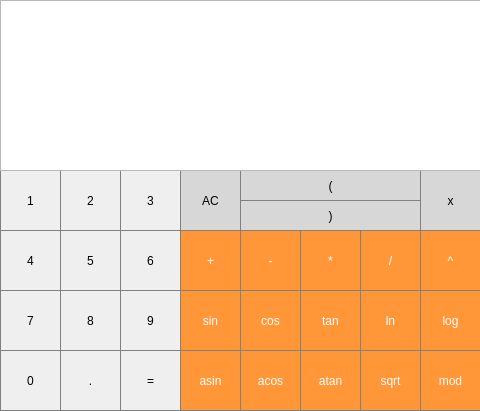
<?xml version="1.0" encoding="UTF-8"?>
<ui version="4.0">
 <class>MainWindow</class>
 <widget class="QMainWindow" name="MainWindow">
  <property name="geometry">
   <rect>
    <x>0</x>
    <y>0</y>
    <width>480</width>
    <height>411</height>
   </rect>
  </property>
  <property name="windowTitle">
   <string>MainWindow</string>
  </property>
  <widget class="QWidget" name="centralwidget">
   <widget class="QPushButton" name="pushButton_mod">
    <property name="geometry">
     <rect>
      <x>420</x>
      <y>350</y>
      <width>61</width>
      <height>61</height>
     </rect>
    </property>
    <property name="styleSheet">
     <string notr="true">QPushButton {
  background-color: rgb(255, 151, 57);
  color: white; 
  border: 1px solid gray;
}

QPushButton:pressed {
    background-color: qlineargradient(x1: 0, y1: 0, x2: 0, y2: 1,
                                      stop: 0 #FF7832, stop: 1 #FF9739);
}</string>
    </property>
    <property name="text">
     <string>mod</string>
    </property>
   </widget>
   <widget class="QPushButton" name="pushButton_delete">
    <property name="geometry">
     <rect>
      <x>180</x>
      <y>170</y>
      <width>61</width>
      <height>61</height>
     </rect>
    </property>
    <property name="styleSheet">
     <string notr="true">QPushButton {
  background-color: rgb(215, 215, 215);
  border: 1px solid gray;
}
QPushButton:pressed {
    background-color: qlineargradient(x1: 0, y1: 0, x2: 0, y2: 1,
                                      stop: 0 #BEBEBE, stop: 1 #D7D7D7);
}</string>
    </property>
    <property name="text">
     <string>AC</string>
    </property>
   </widget>
   <widget class="QPushButton" name="pushButton_2">
    <property name="geometry">
     <rect>
      <x>60</x>
      <y>170</y>
      <width>61</width>
      <height>61</height>
     </rect>
    </property>
    <property name="styleSheet">
     <string notr="true">QPushButton {
   border: 1px solid gray;
}
QPushButton:pressed {
    background-color: qlineargradient(x1: 0, y1: 0, x2: 0, y2: 1,
                                      stop: 0 #dadbde, stop: 1 #f6f7fa);
}</string>
    </property>
    <property name="text">
     <string>2</string>
    </property>
   </widget>
   <widget class="QPushButton" name="pushButton_1">
    <property name="geometry">
     <rect>
      <x>0</x>
      <y>170</y>
      <width>61</width>
      <height>61</height>
     </rect>
    </property>
    <property name="styleSheet">
     <string notr="true">QPushButton {
   border: 1px solid gray;
}
QPushButton:pressed {
    background-color: qlineargradient(x1: 0, y1: 0, x2: 0, y2: 1,
                                      stop: 0 #dadbde, stop: 1 #f6f7fa);
}</string>
    </property>
    <property name="text">
     <string>1</string>
    </property>
   </widget>
   <widget class="QPushButton" name="pushButton_3">
    <property name="geometry">
     <rect>
      <x>120</x>
      <y>170</y>
      <width>61</width>
      <height>61</height>
     </rect>
    </property>
    <property name="styleSheet">
     <string notr="true">QPushButton {
   border: 1px solid gray;
}
QPushButton:pressed {
    background-color: qlineargradient(x1: 0, y1: 0, x2: 0, y2: 1,
                                      stop: 0 #dadbde, stop: 1 #f6f7fa);
}</string>
    </property>
    <property name="text">
     <string>3</string>
    </property>
   </widget>
   <widget class="QPushButton" name="pushButton_5">
    <property name="geometry">
     <rect>
      <x>60</x>
      <y>230</y>
      <width>61</width>
      <height>61</height>
     </rect>
    </property>
    <property name="styleSheet">
     <string notr="true">QPushButton {
   border: 1px solid gray;
}
QPushButton:pressed {
    background-color: qlineargradient(x1: 0, y1: 0, x2: 0, y2: 1,
                                      stop: 0 #dadbde, stop: 1 #f6f7fa);
}</string>
    </property>
    <property name="text">
     <string>5</string>
    </property>
   </widget>
   <widget class="QPushButton" name="pushButton_4">
    <property name="geometry">
     <rect>
      <x>0</x>
      <y>230</y>
      <width>61</width>
      <height>61</height>
     </rect>
    </property>
    <property name="styleSheet">
     <string notr="true">QPushButton {
   border: 1px solid gray;
}
QPushButton:pressed {
    background-color: qlineargradient(x1: 0, y1: 0, x2: 0, y2: 1,
                                      stop: 0 #dadbde, stop: 1 #f6f7fa);
}</string>
    </property>
    <property name="text">
     <string>4</string>
    </property>
   </widget>
   <widget class="QPushButton" name="pushButton_6">
    <property name="geometry">
     <rect>
      <x>120</x>
      <y>230</y>
      <width>61</width>
      <height>61</height>
     </rect>
    </property>
    <property name="styleSheet">
     <string notr="true">QPushButton {
   border: 1px solid gray;
}
QPushButton:pressed {
    background-color: qlineargradient(x1: 0, y1: 0, x2: 0, y2: 1,
                                      stop: 0 #dadbde, stop: 1 #f6f7fa);
}</string>
    </property>
    <property name="text">
     <string>6</string>
    </property>
   </widget>
   <widget class="QPushButton" name="pushButton_mul">
    <property name="geometry">
     <rect>
      <x>300</x>
      <y>230</y>
      <width>61</width>
      <height>61</height>
     </rect>
    </property>
    <property name="styleSheet">
     <string notr="true">QPushButton {
  background-color: rgb(255, 151, 57);
  color: white; 
  border: 1px solid gray;
}

QPushButton:pressed {
    background-color: qlineargradient(x1: 0, y1: 0, x2: 0, y2: 1,
                                      stop: 0 #FF7832, stop: 1 #FF9739);
}</string>
    </property>
    <property name="text">
     <string>*</string>
    </property>
   </widget>
   <widget class="QPushButton" name="pushButton_8">
    <property name="geometry">
     <rect>
      <x>60</x>
      <y>290</y>
      <width>61</width>
      <height>61</height>
     </rect>
    </property>
    <property name="styleSheet">
     <string notr="true">QPushButton {
   border: 1px solid gray;
}
QPushButton:pressed {
    background-color: qlineargradient(x1: 0, y1: 0, x2: 0, y2: 1,
                                      stop: 0 #dadbde, stop: 1 #f6f7fa);
}</string>
    </property>
    <property name="text">
     <string>8</string>
    </property>
   </widget>
   <widget class="QPushButton" name="pushButton_7">
    <property name="geometry">
     <rect>
      <x>0</x>
      <y>290</y>
      <width>61</width>
      <height>61</height>
     </rect>
    </property>
    <property name="styleSheet">
     <string notr="true">QPushButton {
   border: 1px solid gray;
}
QPushButton:pressed {
    background-color: qlineargradient(x1: 0, y1: 0, x2: 0, y2: 1,
                                      stop: 0 #dadbde, stop: 1 #f6f7fa);
}</string>
    </property>
    <property name="text">
     <string>7</string>
    </property>
   </widget>
   <widget class="QPushButton" name="pushButton_9">
    <property name="geometry">
     <rect>
      <x>120</x>
      <y>290</y>
      <width>61</width>
      <height>61</height>
     </rect>
    </property>
    <property name="styleSheet">
     <string notr="true">QPushButton {
   border: 1px solid gray;
}
QPushButton:pressed {
    background-color: qlineargradient(x1: 0, y1: 0, x2: 0, y2: 1,
                                      stop: 0 #dadbde, stop: 1 #f6f7fa);
}</string>
    </property>
    <property name="text">
     <string>9</string>
    </property>
   </widget>
   <widget class="QPushButton" name="pushButton_plus">
    <property name="geometry">
     <rect>
      <x>180</x>
      <y>230</y>
      <width>61</width>
      <height>61</height>
     </rect>
    </property>
    <property name="styleSheet">
     <string notr="true">QPushButton {
  background-color: rgb(255, 151, 57);
  color: white; 
  border: 1px solid gray;
}

QPushButton:pressed {
    background-color: qlineargradient(x1: 0, y1: 0, x2: 0, y2: 1,
                                      stop: 0 #FF7832, stop: 1 #FF9739);
}</string>
    </property>
    <property name="text">
     <string>+</string>
    </property>
   </widget>
   <widget class="QPushButton" name="pushButton_dot">
    <property name="geometry">
     <rect>
      <x>60</x>
      <y>350</y>
      <width>61</width>
      <height>61</height>
     </rect>
    </property>
    <property name="styleSheet">
     <string notr="true">QPushButton {
   border: 1px solid gray;
}
QPushButton:pressed {
    background-color: qlineargradient(x1: 0, y1: 0, x2: 0, y2: 1,
                                      stop: 0 #dadbde, stop: 1 #f6f7fa);
}</string>
    </property>
    <property name="text">
     <string>.</string>
    </property>
   </widget>
   <widget class="QPushButton" name="pushButton_0">
    <property name="geometry">
     <rect>
      <x>0</x>
      <y>350</y>
      <width>61</width>
      <height>61</height>
     </rect>
    </property>
    <property name="styleSheet">
     <string notr="true">QPushButton {
   border: 1px solid gray;
}
QPushButton:pressed {
    background-color: qlineargradient(x1: 0, y1: 0, x2: 0, y2: 1,
                                      stop: 0 #dadbde, stop: 1 #f6f7fa);
}</string>
    </property>
    <property name="text">
     <string>0</string>
    </property>
   </widget>
   <widget class="QPushButton" name="pushButton_eq">
    <property name="geometry">
     <rect>
      <x>120</x>
      <y>350</y>
      <width>61</width>
      <height>61</height>
     </rect>
    </property>
    <property name="styleSheet">
     <string notr="true">QPushButton {
   border: 1px solid gray;
}
QPushButton:pressed {
    background-color: qlineargradient(x1: 0, y1: 0, x2: 0, y2: 1,
                                      stop: 0 #dadbde, stop: 1 #f6f7fa);
}</string>
    </property>
    <property name="text">
     <string>=</string>
    </property>
   </widget>
   <widget class="QPushButton" name="pushButton_minus">
    <property name="geometry">
     <rect>
      <x>240</x>
      <y>230</y>
      <width>61</width>
      <height>61</height>
     </rect>
    </property>
    <property name="styleSheet">
     <string notr="true">QPushButton {
  background-color: rgb(255, 151, 57);
  color: white; 
  border: 1px solid gray;
}

QPushButton:pressed {
    background-color: qlineargradient(x1: 0, y1: 0, x2: 0, y2: 1,
                                      stop: 0 #FF7832, stop: 1 #FF9739);
}</string>
    </property>
    <property name="text">
     <string>-</string>
    </property>
   </widget>
   <widget class="QPushButton" name="pushButton_tan">
    <property name="geometry">
     <rect>
      <x>300</x>
      <y>290</y>
      <width>61</width>
      <height>61</height>
     </rect>
    </property>
    <property name="styleSheet">
     <string notr="true">QPushButton {
  background-color: rgb(255, 151, 57);
  color: white; 
  border: 1px solid gray;
}

QPushButton:pressed {
    background-color: qlineargradient(x1: 0, y1: 0, x2: 0, y2: 1,
                                      stop: 0 #FF7832, stop: 1 #FF9739);
}</string>
    </property>
    <property name="text">
     <string>tan</string>
    </property>
   </widget>
   <widget class="QPushButton" name="pushButton_asin">
    <property name="geometry">
     <rect>
      <x>180</x>
      <y>350</y>
      <width>61</width>
      <height>61</height>
     </rect>
    </property>
    <property name="styleSheet">
     <string notr="true">QPushButton {
  background-color: rgb(255, 151, 57);
  color: white; 
  border: 1px solid gray;
}

QPushButton:pressed {
    background-color: qlineargradient(x1: 0, y1: 0, x2: 0, y2: 1,
                                      stop: 0 #FF7832, stop: 1 #FF9739);
}</string>
    </property>
    <property name="text">
     <string>asin</string>
    </property>
   </widget>
   <widget class="QPushButton" name="pushButton_sin">
    <property name="geometry">
     <rect>
      <x>180</x>
      <y>290</y>
      <width>61</width>
      <height>61</height>
     </rect>
    </property>
    <property name="styleSheet">
     <string notr="true">QPushButton {
  background-color: rgb(255, 151, 57);
  color: white; 
  border: 1px solid gray;
}

QPushButton:pressed {
    background-color: qlineargradient(x1: 0, y1: 0, x2: 0, y2: 1,
                                      stop: 0 #FF7832, stop: 1 #FF9739);
}</string>
    </property>
    <property name="text">
     <string>sin</string>
    </property>
   </widget>
   <widget class="QPushButton" name="pushButton_acos">
    <property name="geometry">
     <rect>
      <x>240</x>
      <y>350</y>
      <width>61</width>
      <height>61</height>
     </rect>
    </property>
    <property name="styleSheet">
     <string notr="true">QPushButton {
  background-color: rgb(255, 151, 57);
  color: white; 
  border: 1px solid gray;
}

QPushButton:pressed {
    background-color: qlineargradient(x1: 0, y1: 0, x2: 0, y2: 1,
                                      stop: 0 #FF7832, stop: 1 #FF9739);
}</string>
    </property>
    <property name="text">
     <string>acos</string>
    </property>
   </widget>
   <widget class="QPushButton" name="pushButton_pow">
    <property name="geometry">
     <rect>
      <x>420</x>
      <y>230</y>
      <width>61</width>
      <height>61</height>
     </rect>
    </property>
    <property name="styleSheet">
     <string notr="true">QPushButton {
  background-color: rgb(255, 151, 57);
  color: white; 
  border: 1px solid gray;
}

QPushButton:pressed {
    background-color: qlineargradient(x1: 0, y1: 0, x2: 0, y2: 1,
                                      stop: 0 #FF7832, stop: 1 #FF9739);
}</string>
    </property>
    <property name="text">
     <string>^</string>
    </property>
   </widget>
   <widget class="QPushButton" name="pushButton_atan">
    <property name="geometry">
     <rect>
      <x>300</x>
      <y>350</y>
      <width>61</width>
      <height>61</height>
     </rect>
    </property>
    <property name="styleSheet">
     <string notr="true">QPushButton {
  background-color: rgb(255, 151, 57);
  color: white; 
  border: 1px solid gray;
}

QPushButton:pressed {
    background-color: qlineargradient(x1: 0, y1: 0, x2: 0, y2: 1,
                                      stop: 0 #FF7832, stop: 1 #FF9739);
}</string>
    </property>
    <property name="text">
     <string>atan</string>
    </property>
   </widget>
   <widget class="QPushButton" name="pushButton_right">
    <property name="geometry">
     <rect>
      <x>240</x>
      <y>200</y>
      <width>181</width>
      <height>31</height>
     </rect>
    </property>
    <property name="styleSheet">
     <string notr="true">QPushButton {
  background-color: rgb(215, 215, 215);
  border: 1px solid gray;
}
QPushButton:pressed {
    background-color: qlineargradient(x1: 0, y1: 0, x2: 0, y2: 1,
                                      stop: 0 #BEBEBE, stop: 1 #D7D7D7);
}</string>
    </property>
    <property name="text">
     <string>)</string>
    </property>
   </widget>
   <widget class="QPushButton" name="pushButton_left">
    <property name="geometry">
     <rect>
      <x>240</x>
      <y>170</y>
      <width>181</width>
      <height>31</height>
     </rect>
    </property>
    <property name="styleSheet">
     <string notr="true">QPushButton {
  background-color: rgb(215, 215, 215);
  border: 1px solid gray;
}
QPushButton:pressed {
    background-color: qlineargradient(x1: 0, y1: 0, x2: 0, y2: 1,
                                      stop: 0 #BEBEBE, stop: 1 #D7D7D7);
}</string>
    </property>
    <property name="text">
     <string>(</string>
    </property>
   </widget>
   <widget class="QPushButton" name="pushButton_sqrt">
    <property name="geometry">
     <rect>
      <x>360</x>
      <y>350</y>
      <width>61</width>
      <height>61</height>
     </rect>
    </property>
    <property name="styleSheet">
     <string notr="true">QPushButton {
  background-color: rgb(255, 151, 57);
  color: white; 
  border: 1px solid gray;
}

QPushButton:pressed {
    background-color: qlineargradient(x1: 0, y1: 0, x2: 0, y2: 1,
                                      stop: 0 #FF7832, stop: 1 #FF9739);
}</string>
    </property>
    <property name="text">
     <string>sqrt</string>
    </property>
   </widget>
   <widget class="QPushButton" name="pushButton_div">
    <property name="geometry">
     <rect>
      <x>360</x>
      <y>230</y>
      <width>61</width>
      <height>61</height>
     </rect>
    </property>
    <property name="styleSheet">
     <string notr="true">QPushButton {
  background-color: rgb(255, 151, 57);
  color: white; 
  border: 1px solid gray;
}

QPushButton:pressed {
    background-color: qlineargradient(x1: 0, y1: 0, x2: 0, y2: 1,
                                      stop: 0 #FF7832, stop: 1 #FF9739);
}</string>
    </property>
    <property name="text">
     <string>/</string>
    </property>
   </widget>
   <widget class="QPushButton" name="pushButton_cos">
    <property name="geometry">
     <rect>
      <x>240</x>
      <y>290</y>
      <width>61</width>
      <height>61</height>
     </rect>
    </property>
    <property name="styleSheet">
     <string notr="true">QPushButton {
  background-color: rgb(255, 151, 57);
  color: white; 
  border: 1px solid gray;
}

QPushButton:pressed {
    background-color: qlineargradient(x1: 0, y1: 0, x2: 0, y2: 1,
                                      stop: 0 #FF7832, stop: 1 #FF9739);
}</string>
    </property>
    <property name="text">
     <string>cos</string>
    </property>
   </widget>
   <widget class="QPushButton" name="pushButton_ln">
    <property name="geometry">
     <rect>
      <x>360</x>
      <y>290</y>
      <width>61</width>
      <height>61</height>
     </rect>
    </property>
    <property name="styleSheet">
     <string notr="true">QPushButton {
  background-color: rgb(255, 151, 57);
  color: white; 
  border: 1px solid gray;
}

QPushButton:pressed {
    background-color: qlineargradient(x1: 0, y1: 0, x2: 0, y2: 1,
                                      stop: 0 #FF7832, stop: 1 #FF9739);
}</string>
    </property>
    <property name="text">
     <string>ln</string>
    </property>
   </widget>
   <widget class="QPushButton" name="pushButton_log">
    <property name="geometry">
     <rect>
      <x>420</x>
      <y>290</y>
      <width>61</width>
      <height>61</height>
     </rect>
    </property>
    <property name="styleSheet">
     <string notr="true">QPushButton {
  background-color: rgb(255, 151, 57);
  color: white; 
  border: 1px solid gray;
}

QPushButton:pressed {
    background-color: qlineargradient(x1: 0, y1: 0, x2: 0, y2: 1,
                                      stop: 0 #FF7832, stop: 1 #FF9739);
}</string>
    </property>
    <property name="text">
     <string>log</string>
    </property>
   </widget>
   <widget class="QPushButton" name="pushButton_x">
    <property name="geometry">
     <rect>
      <x>420</x>
      <y>170</y>
      <width>61</width>
      <height>61</height>
     </rect>
    </property>
    <property name="styleSheet">
     <string notr="true">QPushButton {
  background-color: rgb(215, 215, 215);
  border: 1px solid gray;
}
QPushButton:pressed {
    background-color: qlineargradient(x1: 0, y1: 0, x2: 0, y2: 1,
                                      stop: 0 #BEBEBE, stop: 1 #D7D7D7);
}</string>
    </property>
    <property name="text">
     <string>x</string>
    </property>
   </widget>
   <widget class="QPlainTextEdit" name="plainTextEdit">
    <property name="geometry">
     <rect>
      <x>0</x>
      <y>0</y>
      <width>481</width>
      <height>171</height>
     </rect>
    </property>
   </widget>
  </widget>
 </widget>
 <resources/>
 <connections/>
</ui>
